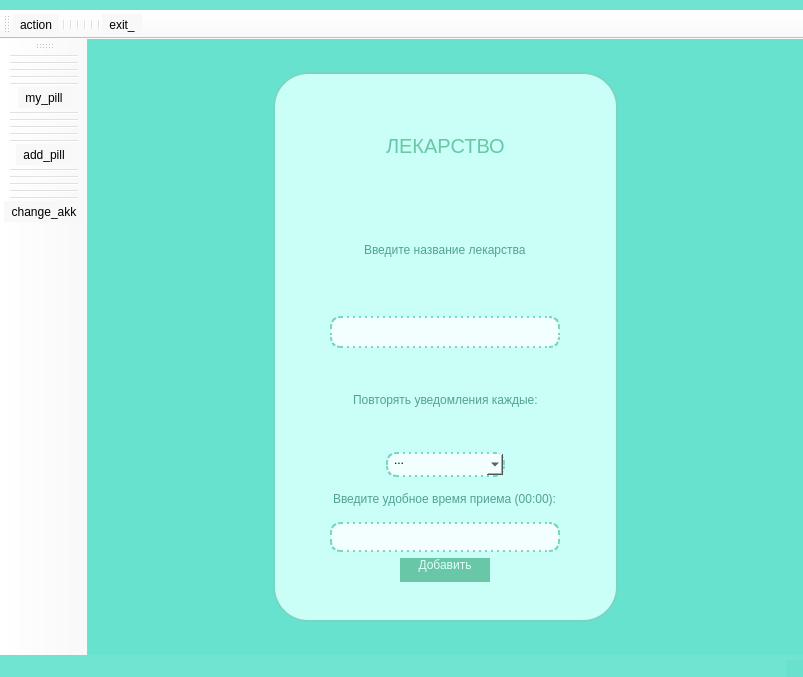
<?xml version="1.0" encoding="UTF-8"?>
<ui version="4.0">
 <class>MainWindow</class>
 <widget class="QMainWindow" name="MainWindow">
  <property name="geometry">
   <rect>
    <x>0</x>
    <y>0</y>
    <width>803</width>
    <height>677</height>
   </rect>
  </property>
  <property name="windowTitle">
   <string>MainWindow</string>
  </property>
  <property name="windowIcon">
   <iconset resource="res_main-rc.qrc">
    <normaloff>:/newPrefix/picture/home_doctor_care_treatment_support_medical_hehcare_icon_261646.png</normaloff>:/newPrefix/picture/home_doctor_care_treatment_support_medical_hehcare_icon_261646.png</iconset>
  </property>
  <property name="styleSheet">
   <string notr="true">background-color: rgba(102,225,205,150);</string>
  </property>
  <widget class="QWidget" name="centralwidget">
   <property name="styleSheet">
    <string notr="true">background-color: rgb(103, 226, 206);</string>
   </property>
   <layout class="QHBoxLayout" name="horizontalLayout_3">
    <item>
     <widget class="QFrame" name="verticalFrame">
      <property name="maximumSize">
       <size>
        <width>345</width>
        <height>550</height>
       </size>
      </property>
      <property name="styleSheet">
       <string notr="true">border-radius: 35px;
background-color: rgb(201, 255, 246);
border: 2px solid;
border-color: rgb(120, 213, 193);
padding-bottom: 10px;</string>
      </property>
      <layout class="QVBoxLayout" name="verticalLayout">
       <item alignment="Qt::AlignHCenter">
        <widget class="QLabel" name="label">
         <property name="styleSheet">
          <string notr="true">font: 700 italic 16pt &quot;Segoe UI&quot;;
color: rgb(104, 199, 167);
font-size: 20px;
border: none;
margin-top: 25px;</string>
         </property>
         <property name="text">
          <string>ЛЕКАРСТВО</string>
         </property>
        </widget>
       </item>
       <item alignment="Qt::AlignHCenter">
        <widget class="QLabel" name="label_2">
         <property name="styleSheet">
          <string notr="true">font: 9pt &quot;Segoe UI&quot;;
color: rgb(84, 161, 146);
font-size: 12px;
border: none;</string>
         </property>
         <property name="text">
          <string>Введите название лекарства</string>
         </property>
        </widget>
       </item>
       <item alignment="Qt::AlignHCenter">
        <widget class="QLineEdit" name="lineEdit">
         <property name="minimumSize">
          <size>
           <width>230</width>
           <height>0</height>
          </size>
         </property>
         <property name="maximumSize">
          <size>
           <width>250</width>
           <height>32</height>
          </size>
         </property>
         <property name="styleSheet">
          <string notr="true">background-color: rgb(243, 255, 255);
border: 2px dotted;
border-color: rgb(120, 213, 193);
border-radius: 10px;</string>
         </property>
        </widget>
       </item>
       <item>
        <layout class="QVBoxLayout" name="verticalLayout_3">
         <item alignment="Qt::AlignHCenter">
          <widget class="QLabel" name="label_4">
           <property name="styleSheet">
            <string notr="true">font: 9pt &quot;Segoe UI&quot;;
color: rgb(84, 161, 146);
font-size: 12px;
border: none;
padding: none;
padding-left: 0px;
padding-right: 0px;</string>
           </property>
           <property name="text">
            <string>Повторять уведомления каждые:</string>
           </property>
          </widget>
         </item>
         <item alignment="Qt::AlignHCenter">
          <widget class="QComboBox" name="comboBox">
           <property name="minimumSize">
            <size>
             <width>0</width>
             <height>25</height>
            </size>
           </property>
           <property name="maximumSize">
            <size>
             <width>130</width>
             <height>25</height>
            </size>
           </property>
           <property name="styleSheet">
            <string notr="true">background-color: rgb(243, 255, 255);
border-radius: 10px;
padding-left: 6px;
padding-right: 2px;
border: 2px dotted;
border-color: rgb(120, 213, 193);
border-radius: 10px;</string>
           </property>
           <item>
            <property name="text">
             <string>...</string>
            </property>
           </item>
           <item>
            <property name="text">
             <string>каждый день</string>
            </property>
           </item>
           <item>
            <property name="text">
             <string>через день</string>
            </property>
           </item>
           <item>
            <property name="text">
             <string>каждую неделю</string>
            </property>
           </item>
           <item>
            <property name="text">
             <string>каждый месяц</string>
            </property>
           </item>
          </widget>
         </item>
        </layout>
       </item>
       <item alignment="Qt::AlignHCenter">
        <widget class="QFrame" name="frame_2">
         <property name="styleSheet">
          <string notr="true">border: none;
padding-bottom: 10px;</string>
         </property>
         <layout class="QVBoxLayout" name="verticalLayout_2">
          <item alignment="Qt::AlignHCenter">
           <widget class="QLabel" name="label_5">
            <property name="styleSheet">
             <string notr="true">font: 9pt &quot;Segoe UI&quot;;
color: rgb(84, 161, 146);
font-size: 12px;
border: none;</string>
            </property>
            <property name="text">
             <string>Введите удобное время приема (00:00):</string>
            </property>
           </widget>
          </item>
          <item alignment="Qt::AlignVCenter">
           <widget class="QLineEdit" name="lineEdit_2">
            <property name="minimumSize">
             <size>
              <width>230</width>
              <height>0</height>
             </size>
            </property>
            <property name="maximumSize">
             <size>
              <width>120</width>
              <height>32</height>
             </size>
            </property>
            <property name="styleSheet">
             <string notr="true">background-color: rgb(243, 255, 255);
border: 2px dotted;
border-color: rgb(120, 213, 193);
border-radius: 10px;</string>
            </property>
           </widget>
          </item>
          <item alignment="Qt::AlignHCenter">
           <widget class="QPushButton" name="pushButton">
            <property name="minimumSize">
             <size>
              <width>90</width>
              <height>0</height>
             </size>
            </property>
            <property name="maximumSize">
             <size>
              <width>90</width>
              <height>16777215</height>
             </size>
            </property>
            <property name="styleSheet">
             <string notr="true">color: rgb(224, 255, 251);
background-color: rgb(104, 199, 167);
border-radius: 13px;
</string>
            </property>
            <property name="text">
             <string>Добавить</string>
            </property>
           </widget>
          </item>
         </layout>
        </widget>
       </item>
      </layout>
     </widget>
    </item>
   </layout>
  </widget>
  <widget class="QMenuBar" name="menubar">
   <property name="geometry">
    <rect>
     <x>0</x>
     <y>0</y>
     <width>803</width>
     <height>10</height>
    </rect>
   </property>
   <property name="minimumSize">
    <size>
     <width>0</width>
     <height>10</height>
    </size>
   </property>
   <property name="maximumSize">
    <size>
     <width>16777215</width>
     <height>10</height>
    </size>
   </property>
  </widget>
  <widget class="QStatusBar" name="statusbar"/>
  <widget class="QToolBar" name="toolBar">
   <property name="windowTitle">
    <string>toolBar</string>
   </property>
   <property name="styleSheet">
    <string notr="true">background-color: rgb(248, 248, 248);</string>
   </property>
   <property name="iconSize">
    <size>
     <width>70</width>
     <height>70</height>
    </size>
   </property>
   <attribute name="toolBarArea">
    <enum>TopToolBarArea</enum>
   </attribute>
   <attribute name="toolBarBreak">
    <bool>false</bool>
   </attribute>
   <addaction name="action_action"/>
   <addaction name="separator"/>
   <addaction name="separator"/>
   <addaction name="separator"/>
   <addaction name="separator"/>
   <addaction name="separator"/>
   <addaction name="separator"/>
   <addaction name="action_exit"/>
  </widget>
  <widget class="QToolBar" name="toolBar_2">
   <property name="windowTitle">
    <string>toolBar_2</string>
   </property>
   <property name="styleSheet">
    <string notr="true">background-color: rgb(248, 248, 248);</string>
   </property>
   <property name="iconSize">
    <size>
     <width>70</width>
     <height>70</height>
    </size>
   </property>
   <attribute name="toolBarArea">
    <enum>LeftToolBarArea</enum>
   </attribute>
   <attribute name="toolBarBreak">
    <bool>false</bool>
   </attribute>
   <addaction name="separator"/>
   <addaction name="separator"/>
   <addaction name="separator"/>
   <addaction name="separator"/>
   <addaction name="separator"/>
   <addaction name="my_pill"/>
   <addaction name="separator"/>
   <addaction name="separator"/>
   <addaction name="separator"/>
   <addaction name="separator"/>
   <addaction name="separator"/>
   <addaction name="action_add_pill"/>
   <addaction name="separator"/>
   <addaction name="separator"/>
   <addaction name="separator"/>
   <addaction name="separator"/>
   <addaction name="separator"/>
   <addaction name="action_change_akk"/>
  </widget>
  <action name="action_exit">
   <property name="icon">
    <iconset resource="res_main-rc.qrc">
     <normaloff>:/newPrefix/picture/home_doctor_care_treatment_support_medical_hehcare_icon_261646.png</normaloff>:/newPrefix/picture/home_doctor_care_treatment_support_medical_hehcare_icon_261646.png</iconset>
   </property>
   <property name="text">
    <string>&amp;exit_</string>
   </property>
  </action>
  <action name="action_action">
   <property name="icon">
    <iconset resource="res_main-rc.qrc">
     <normaloff>:/newPrefix/picture/pill.jpg</normaloff>:/newPrefix/picture/pill.jpg</iconset>
   </property>
   <property name="text">
    <string>&amp;action</string>
   </property>
  </action>
  <action name="my_pill">
   <property name="icon">
    <iconset resource="res_main-rc.qrc">
     <normaloff>:/newPrefix/picture/doctor_heh_analysis_hehcare_analytics_monitoring_patient_icon_261616.png</normaloff>:/newPrefix/picture/doctor_heh_analysis_hehcare_analytics_monitoring_patient_icon_261616.png</iconset>
   </property>
   <property name="text">
    <string>&amp;my_pill</string>
   </property>
  </action>
  <action name="action_add_pill">
   <property name="icon">
    <iconset resource="res_main-rc.qrc">
     <normaloff>:/newPrefix/picture/ui_app_application_computer_program_software_legacy_icon_261654.png</normaloff>:/newPrefix/picture/ui_app_application_computer_program_software_legacy_icon_261654.png</iconset>
   </property>
   <property name="text">
    <string>&amp;add_pill</string>
   </property>
  </action>
  <action name="action_change_akk">
   <property name="icon">
    <iconset resource="res_main-rc.qrc">
     <normaloff>:/newPrefix/picture/clipboard_checklist_check_document_list_record_patient_icon_261627.png</normaloff>:/newPrefix/picture/clipboard_checklist_check_document_list_record_patient_icon_261627.png</iconset>
   </property>
   <property name="text">
    <string>&amp;change_akk</string>
   </property>
  </action>
 </widget>
 <resources>
  <include location="res_main-rc.qrc"/>
 </resources>
 <connections/>
</ui>
